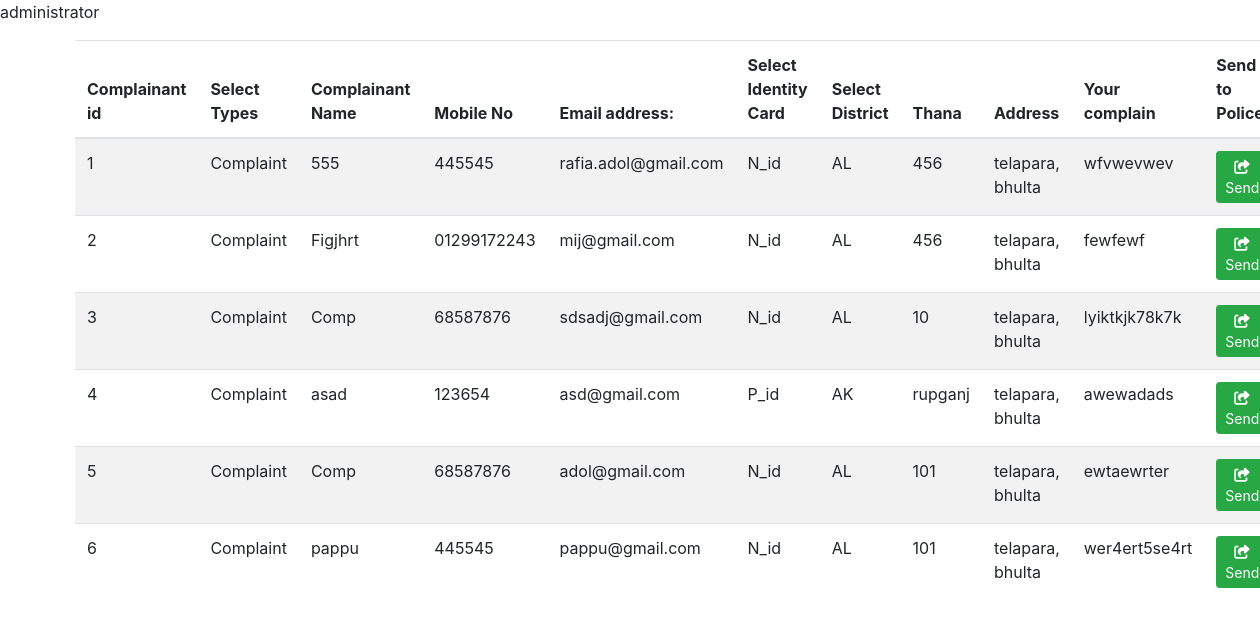
Page /Administrator/showComplain/ on the committed database.
### victim/models.py (models this page shows)
class Complain(models.Model):
    Complain_type = models.CharField(max_length=55)
    Complainant_name = models.CharField(max_length=55)
    Mobile_Number = models.CharField(max_length=55)
    National_id = models.CharField(max_length=55)
    District = models.CharField(max_length=55)
    Thana = models.CharField(max_length=55)
    Address = models.CharField(max_length=55)
    Complain_description = models.CharField(max_length=55)
    Email = models.EmailField(max_length=50, blank=False, unique=True)
    def return_complain_url(self):
        return f"../sendComplain/{self.id}"  #return id for complain send

### Administrator/views.py (the view)
# urls.py: path('showComplain/', views.showComplain, name='showComplain'),
def showComplain(request):
    c = Complain.objects.all()
    return render(request, 'administrator/view_complain.html', {'complainlist': c})

### Administrator/templates/administrator/view_complain.html (shortened to what this page needs)
{% extends 'administrator/base.html' %}
{% block content %}
<p>administrator</p>
    <div class="container">
        <table class="table table-striped">
       <thead>
           <th> Complainant id</th>
           <th> Select Types</th>
           <th> Complainant Name</th>
           <th> Mobile No</th>
           <th> Email address:</th>
           <th> Select Identity Card</th>
           <th> Select District</th>
           <th> Thana</th>
           <th> Address</th>
           <th> Your complain</th>
            <th>Send to Police</th>
       </thead>
        <tbody>
         {% for c in complainlist %}
             <tr>
            <td>{{c.id}}</td>
            <td>{{c.Complain_type}}</td>
            <td>{{c.Complainant_name}}</td>
            <td>{{c.Mobile_Number}}</td>
                 <td>{{c.Email}}</td>
            <td>{{c.National_id}}</td>
            <td>{{c.District}}</td>
            <td>{{c.Thana}}</td>
            <td>{{c.Address}}</td>
            <td>{{c.Complain_description}}</td>
             <td><a href="{{ c.return_complain_url }}" class="btn btn-sm btn-success"><i class="fas fa-share-square"></i>Send</a></td>
             </tr>
        {% endfor %}
        </tbody>
    </table>
    </div>
{% endblock %}

### Administrator/templates/administrator/base.html (style rules this page uses)
* { box-sizing: border-box; }
body { margin: 0; font-family: Arial, Helvetica, sans-serif; }

### rows in the picture
Complain: id "1", Complain_type "Complaint", Complainant_name "555", Mobile_Number "445545", Email "rafia.adol@gmail.com", National_id "N_id", District "AL", Thana "456", Address "telapara, bhulta", Complain_description "wfvwevwev"
Complain: id "2", Complain_type "Complaint", Complainant_name "Figjhrt", Mobile_Number "01299172243", Email "mij@gmail.com", National_id "N_id", District "AL", Thana "456", Address "telapara, bhulta", Complain_description "fewfewf"
Complain: id "3", Complain_type "Complaint", Complainant_name "Comp", Mobile_Number "68587876", Email "sdsadj@gmail.com", National_id "N_id", District "AL", Thana "10", Address "telapara, bhulta", Complain_description "lyiktkjk78k7k"
Complain: id "4", Complain_type "Complaint", Complainant_name "asad", Mobile_Number "123654", Email "asd@gmail.com", National_id "P_id", District "AK", Thana "rupganj", Address "telapara, bhulta", Complain_description "awewadads"
Complain: id "5", Complain_type "Complaint", Complainant_name "Comp", Mobile_Number "68587876", Email "adol@gmail.com", National_id "N_id", District "AL", Thana "101", Address "telapara, bhulta", Complain_description "ewtaewrter"
Complain: id "6", Complain_type "Complaint", Complainant_name "pappu", Mobile_Number "445545", Email "pappu@gmail.com", National_id "N_id", District "AL", Thana "101", Address "telapara, bhulta", Complain_description "wer4ert5se4rt"
